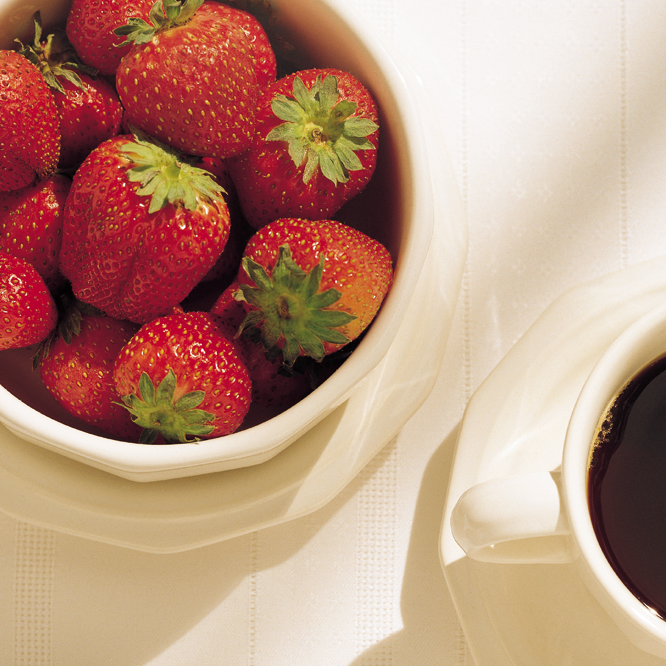
//> input picture DIP/exp4/1/strawberries_fullcolor.tif, 666 x 666 px
$ ./straw_hsv   (built with g++ and OpenCV 4)
//> lines starting //> are read from the running program, lines starting //| are printed output that depends on the picture; after the words box and inside, x2 and y2 are one past the last pixel; in counts of white or black regions, pixels touching at a corner belong together
#include <opencv2/opencv.hpp>
using namespace cv;

int main()
{
    // 1. 加载图像
    Mat img = imread("strawberries_fullcolor.tif");
//> img is the input picture: 666 rows x 666 cols, CV_8UC3; mean B, G, R 126.5, 145.9, 186.3
    if (img.empty())
    {
        printf("Error: Could not open image 'strawberries_fullcolor.tif'.\n");
        return -1;
    }

    imwrite("strawberries_fullcolor.bmp", img);

    Mat hsv;
    cvtColor(img, hsv, COLOR_BGR2HSV);
//> hsv: 666 rows x 666 cols, CV_8UC3; mean H, S, V 49.2, 99, 186.3

    Scalar red_lower_1(0, 120, 70);
    Scalar red_upper_1(10, 255, 255);
    Scalar red_lower_2(170, 120, 70);
    Scalar red_upper_2(179, 255, 255);

    Scalar green_lower(20, 130, 0);
    Scalar green_upper(50, 255, 210);

    Mat redMask1, redMask2, redMaskTotal, greenMask;

    inRange(hsv, red_lower_1, red_upper_1, redMask1);
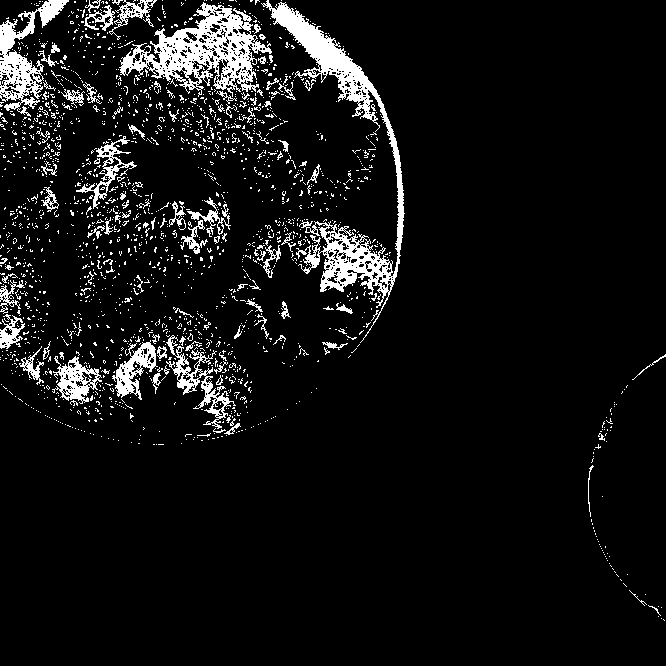
//> redMask1: 666 rows x 666 cols, CV_8UC1; 7.4% white; 1917 white regions (1800 under 20 px), largest, box (x1, y1, x2, y2) and area: (261, 0, 405, 343) 7439, (119, 2, 272, 97) 5589, (0, 0, 69, 117) 2621
    inRange(hsv, red_lower_2, red_upper_2, redMask2);
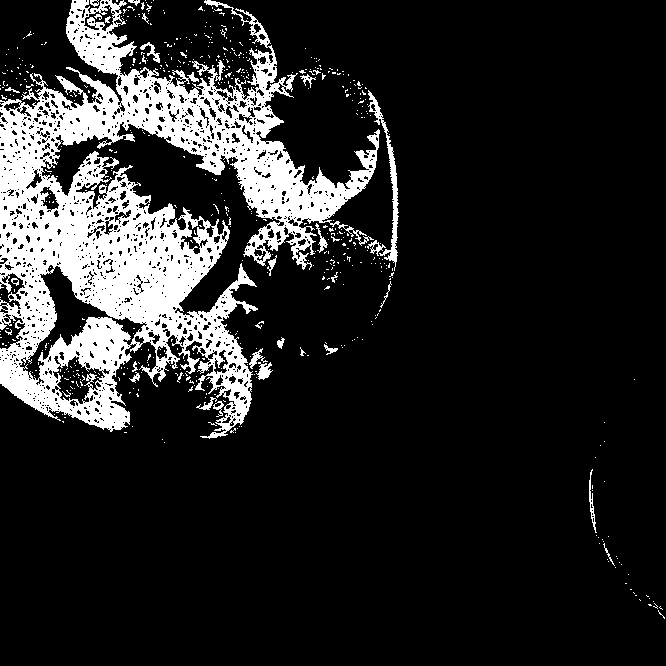
//> redMask2: 666 rows x 666 cols, CV_8UC1; 15% white; 561 white regions (531 under 20 px), largest, box (x1, y1, x2, y2) and area: (0, 0, 380, 439) 62422, (368, 90, 399, 271) 931, (256, 362, 273, 380) 166
    bitwise_or(redMask1, redMask2, redMaskTotal); // 合并两个红色掩膜
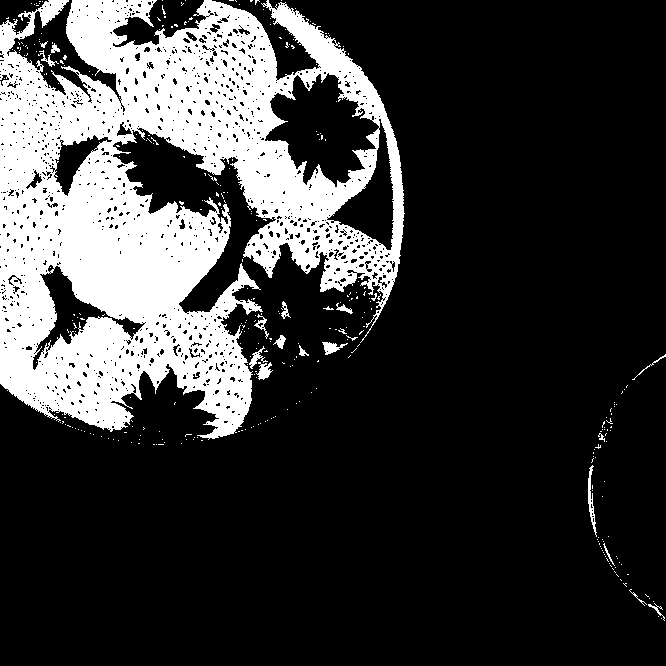
//> redMaskTotal: 666 rows x 666 cols, CV_8UC1; 22.4% white; 331 white regions (310 under 20 px), largest, box (x1, y1, x2, y2) and area: (0, 0, 405, 440) 97276, (588, 465, 597, 537) 225, (256, 362, 273, 380) 166
    Mat redResult = img.clone();
    redResult.setTo(Scalar(127, 127, 127), ~redMaskTotal);
    imwrite("strawberries_red_hsv_partial_pyref.bmp", redResult);

    // 创建绿色掩膜
    inRange(hsv, green_lower, green_upper, greenMask);
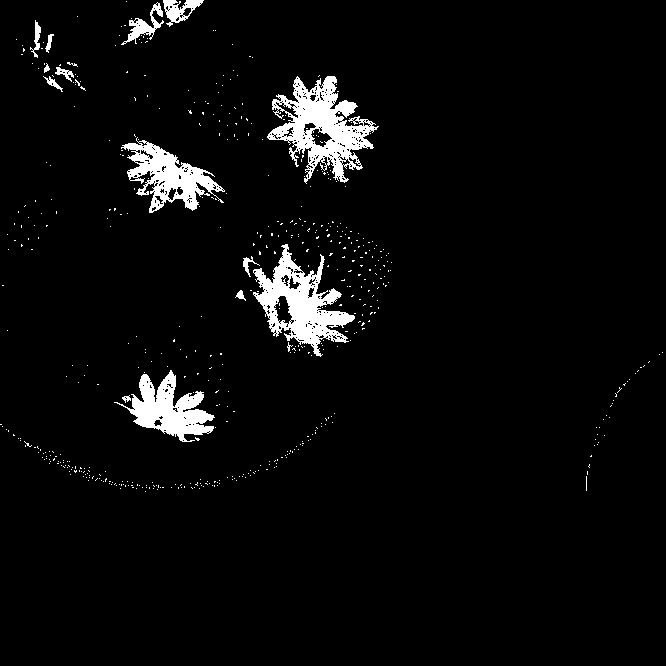
//> greenMask: 666 rows x 666 cols, CV_8UC1; 4.2% white; 551 white regions (535 under 20 px), largest, box (x1, y1, x2, y2) and area: (267, 76, 379, 184) 5081, (253, 244, 355, 357) 4489, (114, 370, 215, 442) 3105
    Mat greenResult = img.clone();
    greenResult.setTo(Scalar(127, 127, 127), ~greenMask);
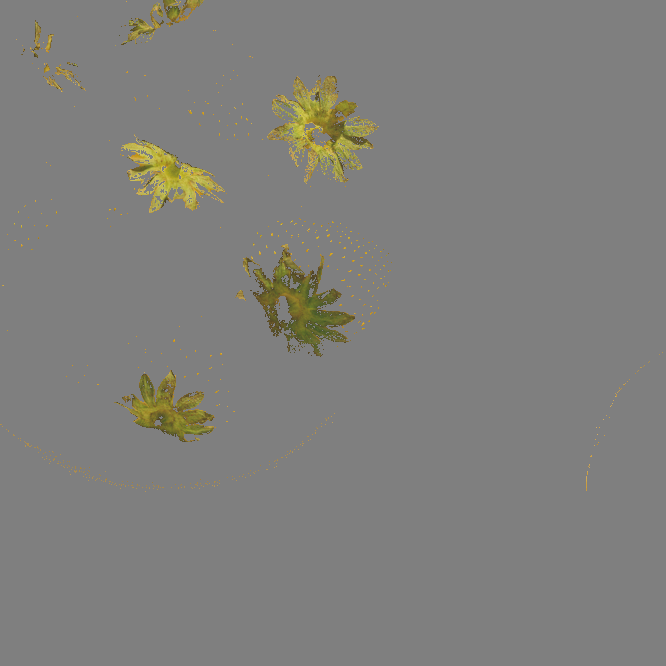
//> greenResult: 666 rows x 666 cols, CV_8UC3; mean B, G, R 124, 127.1, 127.7
    imwrite("strawberries_green_hsv_pyref.bmp", greenResult);

    Mat fullMask;
    bitwise_or(redMaskTotal, greenMask, fullMask);
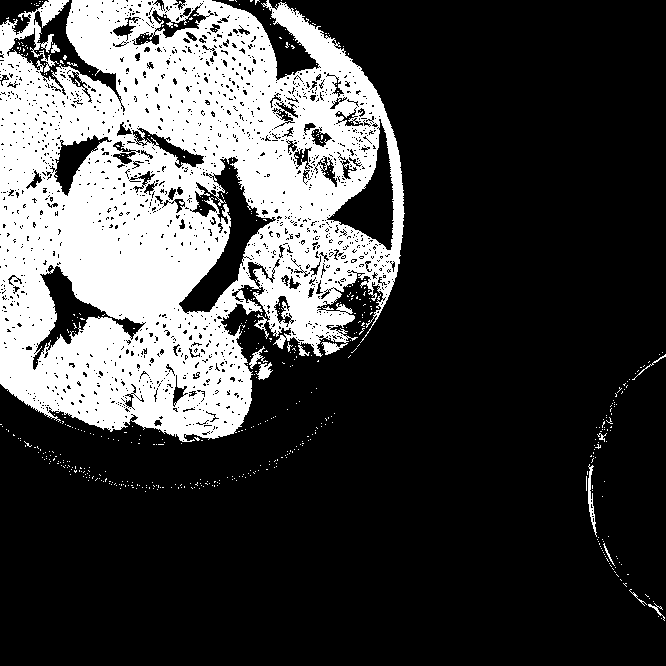
//> fullMask: 666 rows x 666 cols, CV_8UC1; 26.6% white; 548 white regions (536 under 20 px), largest, box (x1, y1, x2, y2) and area: (0, 0, 405, 442) 116126, (588, 464, 597, 537) 229, (256, 362, 273, 380) 166
    Mat fullResult = img.clone();
    fullResult.setTo(Scalar(127, 127, 127), ~fullMask);
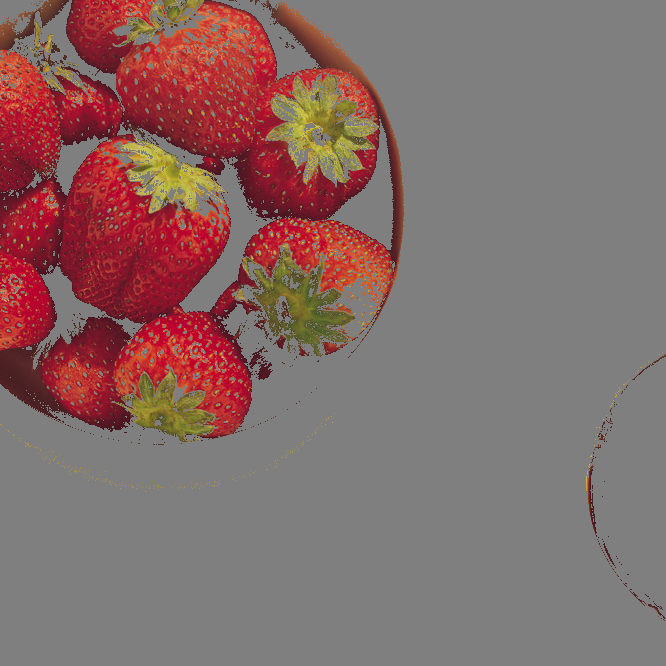
//> fullResult: 666 rows x 666 cols, CV_8UC3; mean B, G, R 105.7, 107.4, 133.2
    imwrite("strawberries_red_green_hsv_partial_pyref.bmp", fullResult);
    return 0;
}
